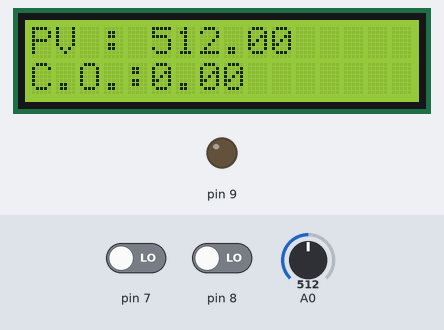
A sketch run on a simulated Arduino Uno, built with avr-gcc and run on an emulated ATmega328P. On the bench: 16×2 character LCD, output pins drawn as LEDs (lit = HIGH). The inputs (shaded band) are chosen by the test bench; at power-on: pin 7 LOW, A0 = 512, pin 8 LOW. What the sketch prints to the serial monitor is not drawn.

Above: at 1.2 s.
1.3 s: pin 7 driven HIGH
At 1.37 s:
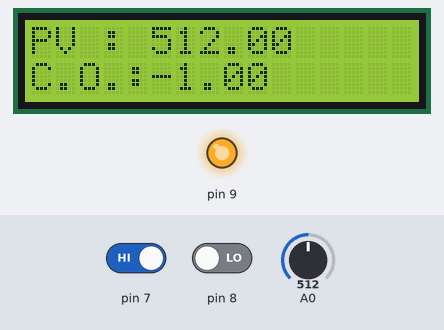
3.1 s: A0 set to 716
At 3.16 s:
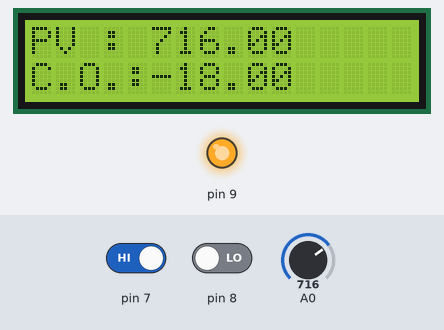
4.6 s: pin 8 driven HIGH
6.1 s: A0 set to 900
At 6.4 s:
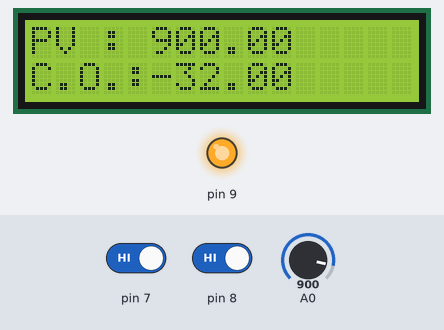
7.6 s: pin 7 driven LOW
At 7.69 s:
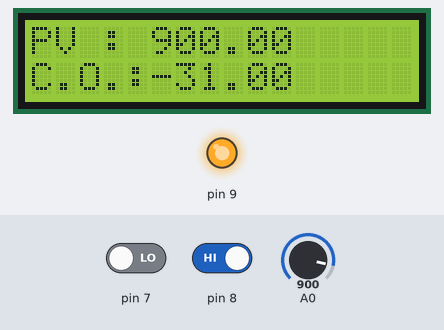
9.1 s: A0 set to 1023
At 17.81 s:
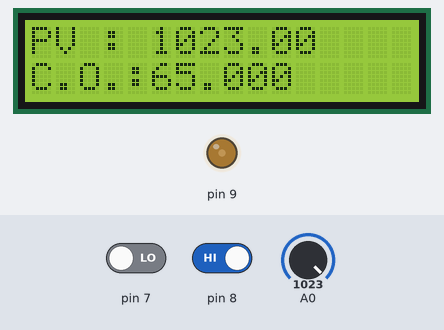
Timing chart, 0 to 19.3 s (numbered marks = the images above; inputs shaded):
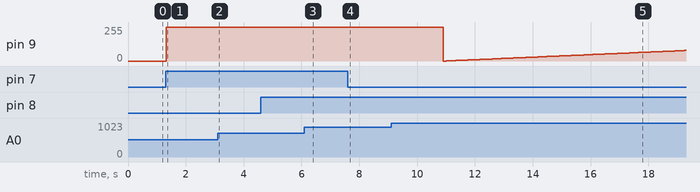

The sketch:

Light_loop_manualPB.ino
```cpp
/*Manual Mode
This program  is designed to control the brightness of the LED with Push Button
*/
 #include <LiquidCrystal.h>
const int rs = 12, en = 11, d4 = 5, d5 = 4, d6 = 3, d7 = 2;
LiquidCrystal lcd(rs,en,d4,d5,d6,d7);

float PV;
float co;
int up;
int down;

void setup() {
// defining pin intput/output, communications & initiate LCD
pinMode(9,OUTPUT);
pinMode(7,INPUT);
pinMode(8,INPUT);
Serial.begin(9600);
lcd.begin(16,2);
}

void loop() {

PV = analogRead(A0);      //read & store A0 value to PV

up = digitalRead(8);      //read & store pin 8 value to up
//controling co with pin 8 PB(add)
if (up == 1){
  co = co+1;
  }
//controling co with pin 7 PB(sub)
down = digitalRead(7);    //read & store pin 7 value to down
if (down == 1){
  co=co-1;
  }

analogWrite(9,co);        //write co value to pin 9
//print values into serial monitor
Serial.print("PV= ");
Serial.print(PV);
Serial.print(" ,co= ");
Serial.println(co);
//print values into LCD
lcd.setCursor(0,0);
lcd.print("PV : ");
lcd.setCursor(5,0);
lcd.print(PV);
lcd.setCursor(0,1);
lcd.print("C.O.: ");
lcd.setCursor(5,1);
lcd.print(co);
delay(100);

}
```

Measured:
- after the input at 1.3 s, pin 9: 0/255 → 255/255 at once; the display: changes at once (image 1)
- after the input at 4.6 s, every drawn part: stays the same
- after the input at 6.1 s, the display: changes after 0.07 s (image 3)
- after the input at 7.6 s, the display: changes after 0.05 s (image 4)
